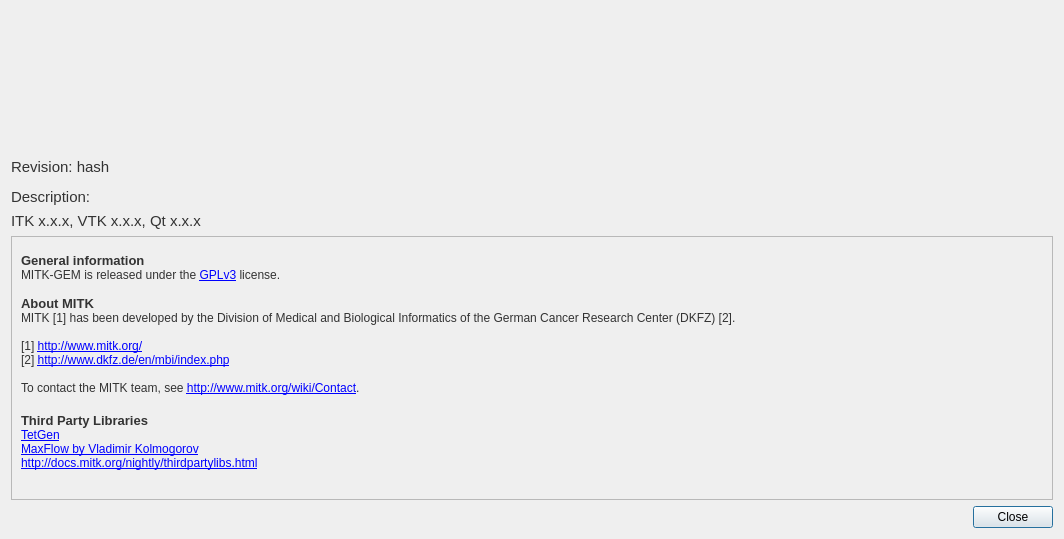
<?xml version="1.0" encoding="UTF-8"?>
<ui version="4.0">
 <class>QmitkAboutDialog</class>
 <widget class="QDialog" name="QmitkAboutDialog">
  <property name="geometry">
   <rect>
    <x>0</x>
    <y>0</y>
    <width>1064</width>
    <height>539</height>
   </rect>
  </property>
  <property name="windowTitle">
   <string>About</string>
  </property>
  <property name="autoFillBackground">
   <bool>false</bool>
  </property>
  <property name="styleSheet">
   <string notr="true">QLabel {
	color: #333;
}</string>
  </property>
  <layout class="QVBoxLayout" name="verticalLayout_2">
   <item>
    <layout class="QHBoxLayout" name="horizontalLayout">
     <item>
      <spacer name="horizontalSpacer">
       <property name="orientation">
        <enum>Qt::Horizontal</enum>
       </property>
       <property name="sizeHint" stdset="0">
        <size>
         <width>40</width>
         <height>20</height>
        </size>
       </property>
      </spacer>
     </item>
     <item>
      <widget class="QLabel" name="m_LogoLabel">
       <property name="sizePolicy">
        <sizepolicy hsizetype="Maximum" vsizetype="Expanding">
         <horstretch>0</horstretch>
         <verstretch>0</verstretch>
        </sizepolicy>
       </property>
       <property name="maximumSize">
        <size>
         <width>820</width>
         <height>188</height>
        </size>
       </property>
       <property name="text">
        <string/>
       </property>
       <property name="pixmap">
        <pixmap resource="../resource/QtWidgetsExt.qrc">:/QtWidgetsExt/logo_mitk_gem.png</pixmap>
       </property>
       <property name="scaledContents">
        <bool>true</bool>
       </property>
       <property name="openExternalLinks">
        <bool>true</bool>
       </property>
      </widget>
     </item>
     <item>
      <spacer name="horizontalSpacer_2">
       <property name="orientation">
        <enum>Qt::Horizontal</enum>
       </property>
       <property name="sizeHint" stdset="0">
        <size>
         <width>40</width>
         <height>20</height>
        </size>
       </property>
      </spacer>
     </item>
    </layout>
   </item>
   <item>
    <layout class="QVBoxLayout" name="verticalLayout">
     <item>
      <widget class="QLabel" name="m_RevisionLabel">
       <property name="sizePolicy">
        <sizepolicy hsizetype="Minimum" vsizetype="Minimum">
         <horstretch>0</horstretch>
         <verstretch>0</verstretch>
        </sizepolicy>
       </property>
       <property name="text">
        <string>&lt;html&gt;&lt;head/&gt;&lt;body&gt;&lt;p&gt;&lt;span style=&quot; font-size:11pt;&quot;&gt;Revision: hash&lt;/span&gt;&lt;/p&gt;&lt;p&gt;&lt;span style=&quot; font-size:11pt;&quot;&gt;Description:&lt;/span&gt;&lt;/p&gt;&lt;/body&gt;&lt;/html&gt;</string>
       </property>
       <property name="alignment">
        <set>Qt::AlignLeading|Qt::AlignLeft|Qt::AlignTop</set>
       </property>
      </widget>
     </item>
     <item>
      <widget class="QLabel" name="m_ToolkitVersionsLabel">
       <property name="text">
        <string>&lt;html&gt;&lt;head/&gt;&lt;body&gt;&lt;p&gt;&lt;span style=&quot; font-size:11pt;&quot;&gt;ITK x.x.x, VTK x.x.x, Qt x.x.x&lt;/span&gt;&lt;/p&gt;&lt;/body&gt;&lt;/html&gt;</string>
       </property>
      </widget>
     </item>
    </layout>
   </item>
   <item>
    <widget class="QScrollArea" name="scrollArea">
     <property name="widgetResizable">
      <bool>true</bool>
     </property>
     <widget class="QWidget" name="m_ScrollArea">
      <property name="geometry">
       <rect>
        <x>0</x>
        <y>0</y>
        <width>1038</width>
        <height>204</height>
       </rect>
      </property>
      <layout class="QGridLayout" name="gridLayout">
       <item row="0" column="1">
        <widget class="QLabel" name="m_AboutLabel">
         <property name="text">
          <string>&lt;!DOCTYPE HTML PUBLIC &quot;-//W3C//DTD HTML 4.0//EN&quot; &quot;http://www.w3.org/TR/REC-html40/strict.dtd&quot;&gt;
&lt;html&gt;&lt;head&gt;&lt;meta name=&quot;qrichtext&quot; content=&quot;1&quot; /&gt;&lt;style type=&quot;text/css&quot;&gt;
p, li { white-space: pre-wrap; }
&lt;/style&gt;&lt;/head&gt;&lt;body style=&quot; font-family:'.SF NS Text'; font-size:13pt; font-weight:400; font-style:normal;&quot;&gt;
&lt;p style=&quot; margin-top:0px; margin-bottom:0px; margin-left:0px; margin-right:0px; -qt-block-indent:0; text-indent:0px;&quot;&gt;&lt;span style=&quot; font-family:'Ubuntu'; font-size:10pt; font-weight:600;&quot;&gt;General information&lt;/span&gt;&lt;/p&gt;
&lt;p style=&quot; margin-top:0px; margin-bottom:0px; margin-left:0px; margin-right:0px; -qt-block-indent:0; text-indent:0px;&quot;&gt;&lt;span style=&quot; font-family:'Ubuntu'; font-size:9pt;&quot;&gt;MITK-GEM is released under the &lt;/span&gt;&lt;a href=&quot;https://www.gnu.org/licenses/gpl-3.0.en.html&quot;&gt;&lt;span style=&quot; font-size:9pt; text-decoration: underline; color:#0000ff;&quot;&gt;GPLv3&lt;/span&gt;&lt;/a&gt;&lt;span style=&quot; font-family:'Ubuntu'; font-size:9pt;&quot;&gt; license. &lt;/span&gt;&lt;/p&gt;
&lt;p style=&quot;-qt-paragraph-type:empty; margin-top:0px; margin-bottom:0px; margin-left:0px; margin-right:0px; -qt-block-indent:0; text-indent:0px; font-family:'Ubuntu'; font-size:9pt; font-weight:600;&quot;&gt;&lt;br /&gt;&lt;/p&gt;
&lt;p style=&quot; margin-top:0px; margin-bottom:0px; margin-left:0px; margin-right:0px; -qt-block-indent:0; text-indent:0px;&quot;&gt;&lt;span style=&quot; font-family:'Ubuntu'; font-size:10pt; font-weight:600;&quot;&gt;About MITK&lt;/span&gt;&lt;/p&gt;
&lt;p style=&quot; margin-top:0px; margin-bottom:0px; margin-left:0px; margin-right:0px; -qt-block-indent:0; text-indent:0px;&quot;&gt;&lt;span style=&quot; font-family:'MS Shell Dlg 2'; font-size:9pt;&quot;&gt;MITK [1] has been developed by the Division of Medical and Biological Informatics of the German Cancer Research Center (DKFZ) [2].&lt;/span&gt;&lt;/p&gt;
&lt;p style=&quot;-qt-paragraph-type:empty; margin-top:0px; margin-bottom:0px; margin-left:0px; margin-right:0px; -qt-block-indent:0; text-indent:0px; font-family:'MS Shell Dlg 2'; font-size:9pt;&quot;&gt;&lt;br /&gt;&lt;/p&gt;
&lt;p style=&quot; margin-top:0px; margin-bottom:0px; margin-left:0px; margin-right:0px; -qt-block-indent:0; text-indent:0px;&quot;&gt;&lt;span style=&quot; font-family:'MS Shell Dlg 2'; font-size:9pt;&quot;&gt;[1] &lt;/span&gt;&lt;a href=&quot;http://www.mitk.org/&quot;&gt;&lt;span style=&quot; font-family:'MS Shell Dlg 2'; font-size:9pt; text-decoration: underline; color:#0000ff;&quot;&gt;http://www.mitk.org/&lt;/span&gt;&lt;/a&gt;&lt;/p&gt;
&lt;p style=&quot; margin-top:0px; margin-bottom:0px; margin-left:0px; margin-right:0px; -qt-block-indent:0; text-indent:0px;&quot;&gt;&lt;span style=&quot; font-family:'MS Shell Dlg 2'; font-size:9pt;&quot;&gt;[2] &lt;/span&gt;&lt;a href=&quot;http://www.dkfz.de/en/mbi/index.php&quot;&gt;&lt;span style=&quot; font-family:'MS Shell Dlg 2'; font-size:9pt; text-decoration: underline; color:#0000ff;&quot;&gt;http://www.dkfz.de/en/mbi/index.php&lt;/span&gt;&lt;/a&gt;&lt;/p&gt;
&lt;p style=&quot;-qt-paragraph-type:empty; margin-top:0px; margin-bottom:0px; margin-left:0px; margin-right:0px; -qt-block-indent:0; text-indent:0px; font-family:'MS Shell Dlg 2'; font-size:9pt;&quot;&gt;&lt;br /&gt;&lt;/p&gt;
&lt;p style=&quot; margin-top:0px; margin-bottom:0px; margin-left:0px; margin-right:0px; -qt-block-indent:0; text-indent:0px;&quot;&gt;&lt;span style=&quot; font-family:'MS Shell Dlg 2'; font-size:9pt;&quot;&gt;To contact the MITK team, see &lt;/span&gt;&lt;a href=&quot;http://www.mitk.org/wiki/Contact&quot;&gt;&lt;span style=&quot; font-family:'MS Shell Dlg 2'; font-size:9pt; text-decoration: underline; color:#0000ff;&quot;&gt;http://www.mitk.org/wiki/Contact&lt;/span&gt;&lt;/a&gt;&lt;span style=&quot; font-family:'MS Shell Dlg 2'; font-size:9pt;&quot;&gt;.&lt;/span&gt;&lt;/p&gt;
&lt;p style=&quot;-qt-paragraph-type:empty; margin-top:0px; margin-bottom:0px; margin-left:0px; margin-right:0px; -qt-block-indent:0; text-indent:0px; font-family:'Ubuntu'; font-size:11pt;&quot;&gt;&lt;br /&gt;&lt;/p&gt;
&lt;p style=&quot; margin-top:0px; margin-bottom:0px; margin-left:0px; margin-right:0px; -qt-block-indent:0; text-indent:0px;&quot;&gt;&lt;span style=&quot; font-family:'MS Shell Dlg 2'; font-size:10pt; font-weight:600;&quot;&gt;Third Party Libraries&lt;/span&gt;&lt;/p&gt;
&lt;p style=&quot; margin-top:0px; margin-bottom:0px; margin-left:0px; margin-right:0px; -qt-block-indent:0; text-indent:0px;&quot;&gt;&lt;a href=&quot;http://wias-berlin.de/software/tetgen/&quot;&gt;&lt;span style=&quot; font-size:9pt; text-decoration: underline; color:#0000ff;&quot;&gt;TetGen&lt;/span&gt;&lt;/a&gt;&lt;/p&gt;
&lt;p style=&quot; margin-top:0px; margin-bottom:0px; margin-left:0px; margin-right:0px; -qt-block-indent:0; text-indent:0px;&quot;&gt;&lt;a href=&quot;https://pub.ist.ac.at/~vnk/software.html&quot;&gt;&lt;span style=&quot; font-size:9pt; text-decoration: underline; color:#0000ff;&quot;&gt;MaxFlow by Vladimir Kolmogorov&lt;/span&gt;&lt;/a&gt;&lt;/p&gt;
&lt;p style=&quot; margin-top:0px; margin-bottom:0px; margin-left:0px; margin-right:0px; -qt-block-indent:0; text-indent:0px;&quot;&gt;&lt;a href=&quot;http://docs.mitk.org/nightly/thirdpartylibs.html&quot;&gt;&lt;span style=&quot; font-family:'MS Shell Dlg 2'; font-size:9pt; text-decoration: underline; color:#0000ff;&quot;&gt;http://docs.mitk.org/nightly/thirdpartylibs.html&lt;/span&gt;&lt;/a&gt;&lt;/p&gt;
&lt;p style=&quot;-qt-paragraph-type:empty; margin-top:0px; margin-bottom:0px; margin-left:0px; margin-right:0px; -qt-block-indent:0; text-indent:0px; font-family:'MS Shell Dlg 2'; font-size:8pt; text-decoration: underline; color:#0000ff;&quot;&gt;&lt;br /&gt;&lt;/p&gt;&lt;/body&gt;&lt;/html&gt;</string>
         </property>
         <property name="wordWrap">
          <bool>true</bool>
         </property>
         <property name="openExternalLinks">
          <bool>true</bool>
         </property>
        </widget>
       </item>
      </layout>
     </widget>
    </widget>
   </item>
   <item>
    <widget class="QDialogButtonBox" name="m_ButtonBox">
     <property name="standardButtons">
      <set>QDialogButtonBox::Close</set>
     </property>
    </widget>
   </item>
  </layout>
 </widget>
 <resources>
  <include location="../resource/QtWidgetsExt.qrc"/>
 </resources>
 <connections/>
</ui>
